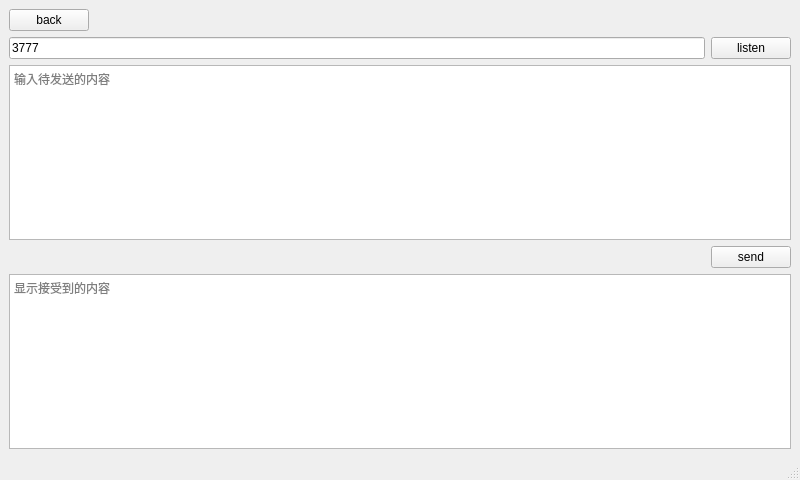
<?xml version="1.0" encoding="UTF-8"?>
<ui version="4.0">
 <class>tcpServer</class>
 <widget class="QMainWindow" name="tcpServer">
  <property name="geometry">
   <rect>
    <x>0</x>
    <y>0</y>
    <width>800</width>
    <height>480</height>
   </rect>
  </property>
  <property name="windowTitle">
   <string>tcp服务端</string>
  </property>
  <widget class="QWidget" name="centralwidget">
   <layout class="QGridLayout" name="gridLayout">
    <item row="0" column="0">
     <layout class="QHBoxLayout" name="back">
      <item>
       <widget class="QPushButton" name="backButton">
        <property name="sizePolicy">
         <sizepolicy hsizetype="Maximum" vsizetype="Minimum">
          <horstretch>0</horstretch>
          <verstretch>0</verstretch>
         </sizepolicy>
        </property>
        <property name="text">
         <string>back</string>
        </property>
       </widget>
      </item>
      <item>
       <spacer name="horizontalSpacer_3">
        <property name="orientation">
         <enum>Qt::Horizontal</enum>
        </property>
        <property name="sizeHint" stdset="0">
         <size>
          <width>40</width>
          <height>20</height>
         </size>
        </property>
       </spacer>
      </item>
     </layout>
    </item>
    <item row="1" column="0">
     <layout class="QHBoxLayout" name="listen">
      <item>
       <widget class="QLineEdit" name="portEdit">
        <property name="text">
         <string>3777</string>
        </property>
       </widget>
      </item>
      <item>
       <widget class="QPushButton" name="listenButton">
        <property name="text">
         <string>listen</string>
        </property>
       </widget>
      </item>
     </layout>
    </item>
    <item row="2" column="0">
     <widget class="QPlainTextEdit" name="sendPlainTextEdit">
      <property name="readOnly">
       <bool>false</bool>
      </property>
      <property name="placeholderText">
       <string>输入待发送的内容</string>
      </property>
     </widget>
    </item>
    <item row="3" column="0">
     <layout class="QHBoxLayout" name="send">
      <item>
       <spacer name="horizontalSpacer_2">
        <property name="orientation">
         <enum>Qt::Horizontal</enum>
        </property>
        <property name="sizeHint" stdset="0">
         <size>
          <width>40</width>
          <height>20</height>
         </size>
        </property>
       </spacer>
      </item>
      <item>
       <spacer name="horizontalSpacer">
        <property name="orientation">
         <enum>Qt::Horizontal</enum>
        </property>
        <property name="sizeHint" stdset="0">
         <size>
          <width>40</width>
          <height>20</height>
         </size>
        </property>
       </spacer>
      </item>
      <item>
       <widget class="QPushButton" name="sendButton">
        <property name="text">
         <string>send</string>
        </property>
       </widget>
      </item>
     </layout>
    </item>
    <item row="4" column="0">
     <widget class="QPlainTextEdit" name="recvTextEdit">
      <property name="placeholderText">
       <string>显示接受到的内容</string>
      </property>
     </widget>
    </item>
   </layout>
  </widget>
  <widget class="QMenuBar" name="menubar">
   <property name="geometry">
    <rect>
     <x>0</x>
     <y>0</y>
     <width>800</width>
     <height>21</height>
    </rect>
   </property>
  </widget>
  <widget class="QStatusBar" name="statusbar"/>
 </widget>
 <resources/>
 <connections/>
</ui>
